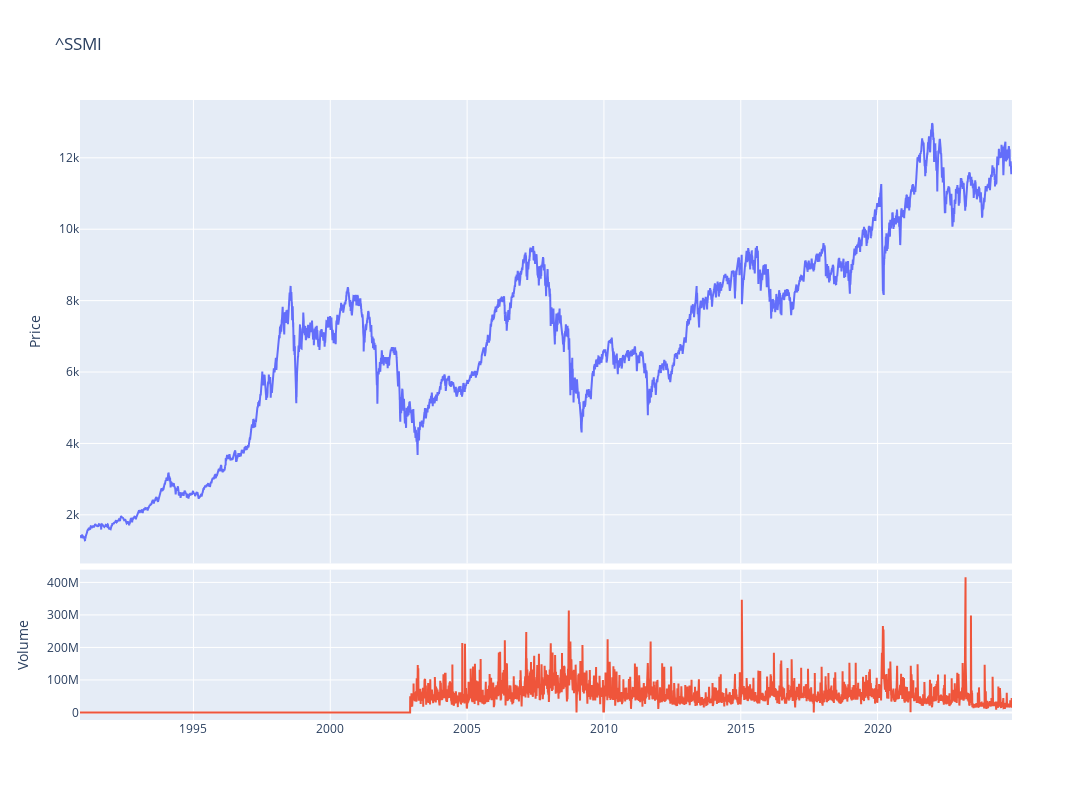

Notebook cell for this chart:
### Code cell
fig = make_subplots(rows=4, cols=1,shared_xaxes=True,vertical_spacing=0.01,specs=[[{'rowspan':3,'colspan':1}],[None],[None],[{'rowspan':1,'colspan':1}]])

# Graph (1,1)
fig.add_trace(go.Scatter(x=stock_ticker.index,y=stock_ticker['Adj Close'],mode="lines",name=f"{ticker}"),row=1, col=1)
# Update xaxis properties
fig.update_yaxes(title_text="Price", row=1, col=1)

# Graph (4,1)
fig.add_trace(go.Scatter(x=stock_ticker.index,y=stock_ticker['Volume'],mode="lines",name='Volume'),row=4, col=1)
fig.update_yaxes(title_text="Volume", row=4, col=1)

fig.update_layout(height=800, width=1300,showlegend=False,title=f"{ticker}")

fig.show()

### Figure 1 — Plotly figure (JSON) as saved in the notebook; plotly's stock layout.template omitted (floating-point values rounded to 4 significant figures; data arrays with more than 128 entries replaced by an {"elided": "..."} marker saying what was removed)
{"data": [{"mode": "lines", "name": "^SSMI", "type": "scatter", "x": {"elided": "8557 str values"}, "xaxis": "x", "y": {"elided": "8557 float values"}, "yaxis": "y"}, {"mode": "lines", "name": "Volume", "type": "scatter", "x": {"elided": "8557 str values"}, "xaxis": "x2", "y": {"elided": "8557 int values"}, "yaxis": "y2"}], "layout": {"height": 800, "showlegend": false, "title": {"text": "^SSMI"}, "width": 1300, "xaxis": {"anchor": "y", "domain": [0, 1], "matches": "x2", "showticklabels": false}, "xaxis2": {"anchor": "y2", "domain": [0, 1]}, "yaxis": {"anchor": "x", "domain": [0.2525, 1], "title": {"text": "Price"}}, "yaxis2": {"anchor": "x2", "domain": [0, 0.2425], "title": {"text": "Volume"}}}}
